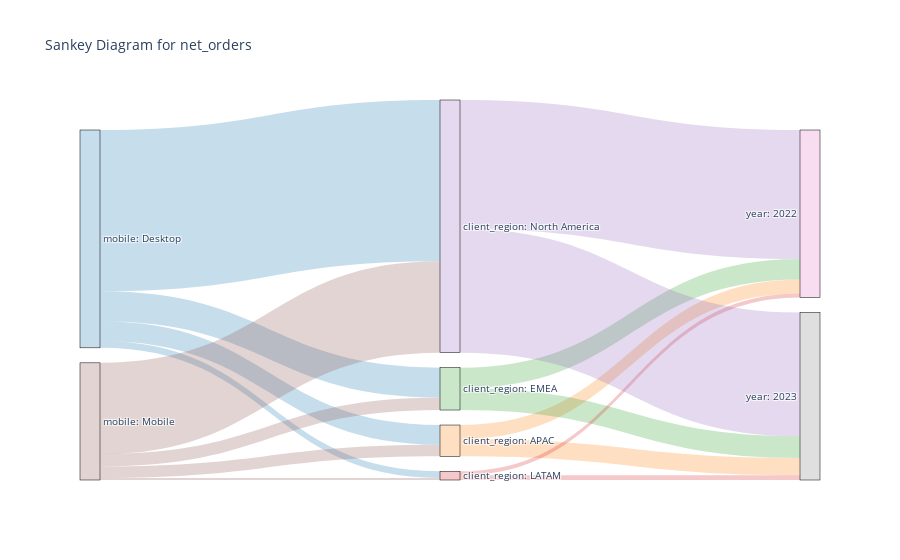

The notebook cell this image was saved under:
### Code cell
sankey_tree_chart = SankeyTree(
    dataframe=df_agg,
    metric="net_orders",
    root_nodes_col="mobile",
    sequence_cols=["client_region", "year"]
)

sankey_tree_chart.plot()

### Figure 1 — Plotly figure (JSON) as saved in the notebook; plotly's stock layout.template omitted (floating-point values rounded to 4 significant figures)
{"data": [{"link": {"color": ["rgba(31, 119, 180, 0.25)", "rgba(31, 119, 180, 0.25)", "rgba(31, 119, 180, 0.25)", "rgba(31, 119, 180, 0.25)", "rgba(140, 86, 75, 0.25)", "rgba(140, 86, 75, 0.25)", "rgba(140, 86, 75, 0.25)", "rgba(140, 86, 75, 0.25)", "rgba(255, 127, 14, 0.25)", "rgba(255, 127, 14, 0.25)", "rgba(44, 160, 44, 0.25)", "rgba(44, 160, 44, 0.25)", "rgba(214, 39, 40, 0.25)", "rgba(214, 39, 40, 0.25)", "rgba(148, 103, 189, 0.25)", "rgba(148, 103, 189, 0.25)"], "source": [0, 0, 0, 0, 5, 5, 5, 5, 1, 1, 2, 2, 3, 3, 4, 4], "target": [1, 2, 3, 4, 1, 2, 3, 4, 6, 7, 6, 7, 6, 7, 6, 7], "value": [11.8, 17.89, 4.02, 96.35, 6.88, 7.42, 1.17, 54.49, 8.35, 10.33, 12.3, 13.01, 2.39, 2.8, 76.97, 73.87]}, "node": {"color": ["rgba(31, 119, 180, 0.25)", "rgba(255, 127, 14, 0.25)", "rgba(44, 160, 44, 0.25)", "rgba(214, 39, 40, 0.25)", "rgba(148, 103, 189, 0.25)", "rgba(140, 86, 75, 0.25)", "rgba(227, 119, 194, 0.25)", "rgba(127, 127, 127, 0.25)"], "label": ["mobile: Desktop", "client_region: APAC", "client_region: EMEA", "client_region: LATAM", "client_region: North America", "mobile: Mobile", "year: 2022", "year: 2023"], "line": {"color": "black", "width": 0.5}, "pad": 15, "thickness": 20}, "type": "sankey"}], "layout": {"font": {"size": 10}, "title": {"text": "Sankey Diagram for net_orders"}}}
